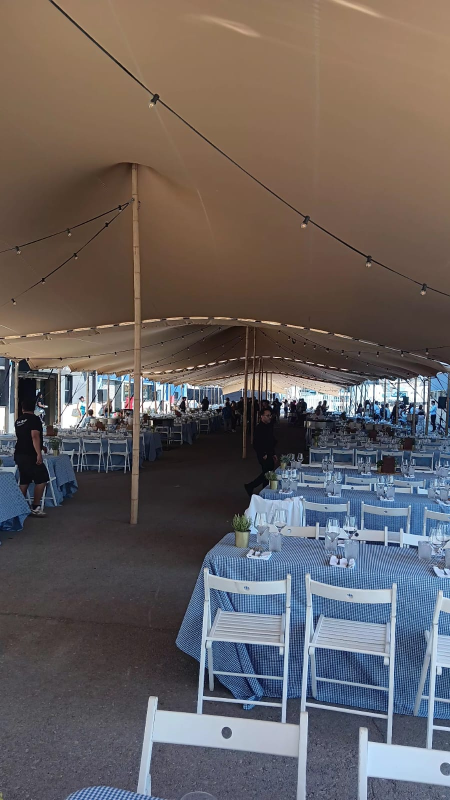
#> input picture assets/social/salerm-vmw-2026-05-25/source/image-02.jpeg, 900 x 1600 px (shown at 1/2 size)
$ python generate_salerm_reel_preview.py
#> lines starting #> are read from the running program, lines starting #| are printed output that depends on the picture
#!/usr/bin/env python3
from pathlib import Path
from PIL import Image, ImageDraw, ImageFont

ROOT = Path(__file__).resolve().parents[2]
SOURCE = ROOT / "assets/social/salerm-vmw-2026-05-25/source"
OUT = ROOT / "assets/social/salerm-vmw-2026-05-25"
GIF = OUT / "salerm-reel-v1.gif"
COVER = OUT / "salerm-reel-cover.png"

SIZE = (360, 640)
FPS = 6
TOTAL_SECONDS = 12
SEGMENTS = [
    {
        "image": "image-02.jpeg",
        "start": 0,
        "duration": 4,
        "kicker": "SALERM VMW COSMETICS",
        "title": "Cada evento empieza\nmucho antes de que\nllegue la gente",
        "subtitle": "Producción de evento cuidada\ndesde el montaje.",
    },
    {
        "image": "image-03.jpeg",
        "start": 4,
        "duration": 4,
        "kicker": "PRODUCCIÓN · COORDINACIÓN · EJECUCIÓN",
        "title": "Todo tiene que\nencajar antes de que\nempiece el evento",
        "subtitle": "Espacio, servicio y ritmo visual\nen una misma ejecución.",
    },
    {
        "image": "image-01.jpeg",
        "start": 8,
        "duration": 4,
        "kicker": "EVENTO CORPORATIVO",
        "title": "Así fue el evento de\nSALERM VMW\nCOSMETICS",
        "subtitle": "Un montaje pensado para que la\nexperiencia fluya de principio a final.",
    },
]


def load_font(candidates, size):
#> called with size = 42
    for path in candidates:
        try:
            return ImageFont.truetype(path, size=size)
        except Exception:
            continue
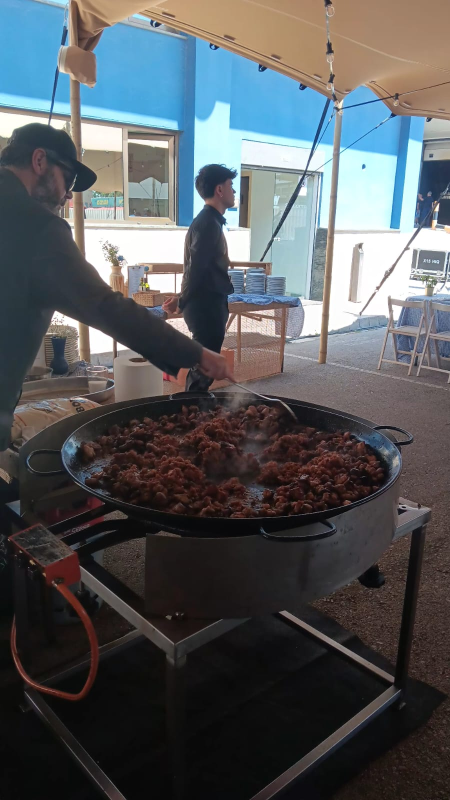
#> input picture assets/social/salerm-vmw-2026-05-25/source/image-03.jpeg, 900 x 1600 px (shown at 1/2 size)
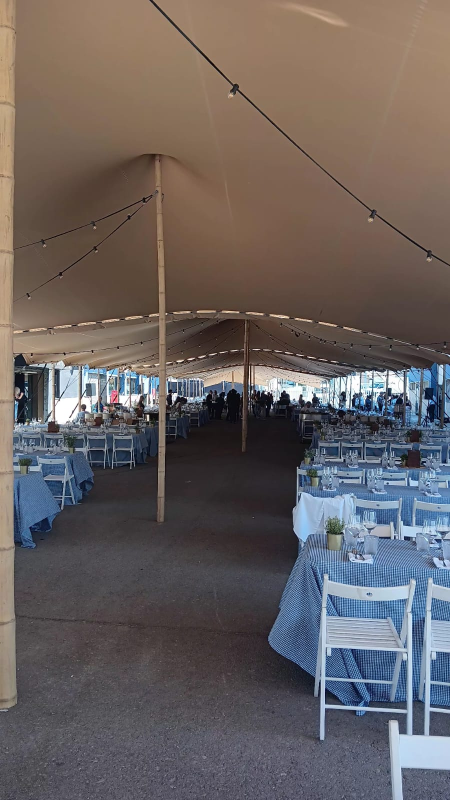
#> input picture assets/social/salerm-vmw-2026-05-25/source/image-01.jpeg, 900 x 1600 px (shown at 1/2 size)
#> in main, `images = {seg["image"]: Image.open(SOURCE / seg["image"]) for seg in S..`: images = 3 items
    return ImageFont.load_default()


FONT_BOLD = load_font(
    [
        "/System/Library/Fonts/Supplemental/Arial Bold.ttf",
        "/Library/Fonts/Arial Bold.ttf",
    ],
    42,
)
FONT_MED = load_font(
    [
        "/System/Library/Fonts/Supplemental/Arial.ttf",
        "/Library/Fonts/Arial.ttf",
    ],
    22,
)
FONT_SMALL = load_font(
    [
        "/System/Library/Fonts/Supplemental/Arial Bold.ttf",
        "/Library/Fonts/Arial Bold.ttf",
    ],
    18,
)


def find_segment(t):
#> called with t = 0
    for seg in SEGMENTS:
        if seg["start"] <= t < seg["start"] + seg["duration"]:
            return seg
#> in render_frame, source is the input picture: PIL image 900x1600 RGB; mean R, G, B 102.9, 95.8, 95.1
    return SEGMENTS[-1]


def fit_cover(image: Image.Image, scale: float, offset_x: float, offset_y: float) -> Image.Image:
#> called with scale = 1.03, offset_x = -9, offset_y = 7
    image = image.convert("RGB")
    iw, ih = image.size
#> iw = 900; ih = 1600
    cw, ch = SIZE
    image_ratio = iw / ih
#> image_ratio = 0.562
    canvas_ratio = cw / ch
    if image_ratio > canvas_ratio:
        nh = ch
        nw = int(nh * image_ratio)
    else:
        nw = cw
        nh = int(nw / image_ratio)
#> nh = 640
    image = image.resize((nw, nh), Image.Resampling.LANCZOS)
    nw = int(nw * scale)
    nh = int(nh * scale)
#> nh = 659
    image = image.resize((nw, nh), Image.Resampling.LANCZOS)
#> image: PIL image 370x659 RGB
    x = (cw - nw) // 2 + int(offset_x)
    y = (ch - nh) // 2 + int(offset_y)
#> y = -3
    canvas = Image.new("RGB", SIZE, "black")
#> canvas: PIL image 360x640 RGB; every value is 0
    canvas.paste(image, (x, y))
    return canvas


def overlay_gradient(image: Image.Image) -> Image.Image:
    grad = Image.new("L", SIZE, 0)
#> grad: PIL image 360x640 L; every value is 0
    draw = ImageDraw.Draw(grad)
    for y in range(SIZE[1]):
        if y < SIZE[1] * 0.35:
            alpha = 10
        else:
            alpha = int(10 + ((y - SIZE[1] * 0.35) / (SIZE[1] * 0.65)) * 180)
        draw.line((0, y, SIZE[0], y), fill=max(0, min(255, alpha)))
    image = image.convert("RGBA")
#> image: PIL image 360x640 RGBA
    overlay = Image.new("RGBA", SIZE, (0, 0, 0, 0))
#> overlay: PIL image 360x640 RGBA; every value is 0
    overlay.putalpha(grad)
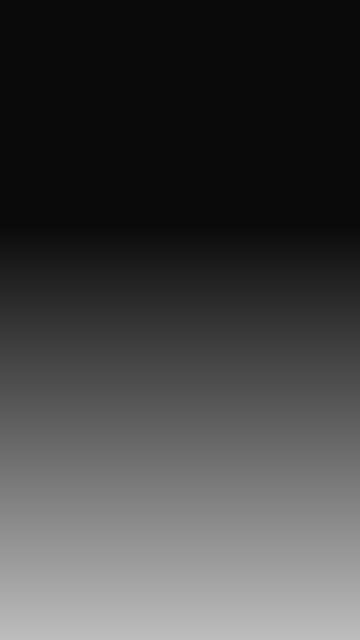
#> grad: PIL image 360x640 L; min 10, max 189, mean 68
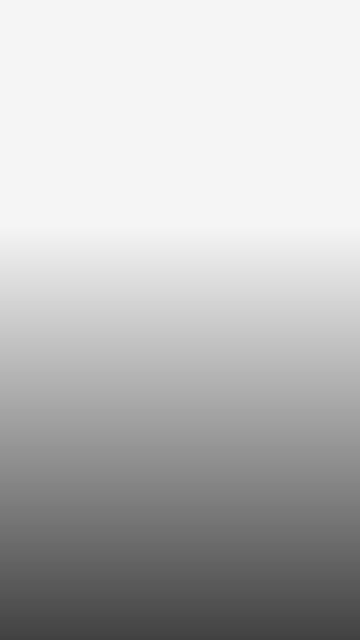
#> overlay: PIL image 360x640 RGBA; mean R, G, B, A 0, 0, 0, 68; transparent parts drawn white
    return Image.alpha_composite(image, overlay)


def text_alpha(local_t, duration):
    fade = min(0.45, duration * 0.18)
    if local_t < fade:
        return max(0, min(1, local_t / fade))
    if local_t > duration - fade:
        return max(0, min(1, (duration - local_t) / fade))
    return 1


def render_frame(frame_idx, images):
    t = frame_idx / FPS
    seg = find_segment(t)
    local_t = t - seg["start"]
    progress = local_t / seg["duration"]
    alpha = text_alpha(local_t, seg["duration"])
    source = images[seg["image"]]
    scale = 1.03 + 0.05 * progress
    offset_x = (progress - 0.5) * 18
    offset_y = (0.5 - progress) * 14
    frame = fit_cover(source, scale, offset_x, offset_y)
    frame = overlay_gradient(frame)
    draw = ImageDraw.Draw(frame)
    gold = (245, 214, 106, int(255 * alpha))
    white = (255, 255, 255, int(255 * alpha))
    muted = (233, 236, 241, int(240 * alpha))
    draw.text((36, 710), seg["kicker"], font=FONT_SMALL, fill=gold)
    draw.multiline_text((36, 760), seg["title"], font=FONT_BOLD, fill=white, spacing=4)
    draw.multiline_text((36, 895), seg["subtitle"], font=FONT_MED, fill=muted, spacing=4)
    return frame.convert("P", palette=Image.Palette.ADAPTIVE)
#> returned value: PIL image 360x640 P


def main():
    OUT.mkdir(parents=True, exist_ok=True)
    images = {seg["image"]: Image.open(SOURCE / seg["image"]) for seg in SEGMENTS}
    total_frames = TOTAL_SECONDS * FPS
    frames = [render_frame(i, images) for i in range(total_frames)]
#> in overlay_gradient (call 7), `return Image.alpha_composite(image, overlay)`:
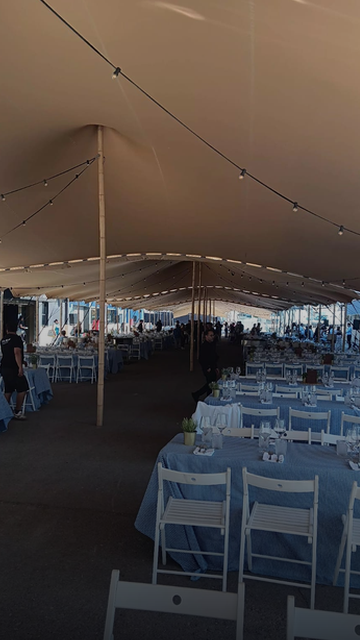
#> returned value: PIL image 360x640 RGBA; mean R, G, B, A 77.6, 68.9, 64.6, 255
#> in fit_cover (call 8), `nw = int(nw * scale)`: nw = 376
#> in fit_cover (call 8), `nh = int(nh * scale)`: nh = 668
#> in fit_cover (call 8), `x = (cw - nw) // 2 + int(offset_x)`: x = -11
#> in fit_cover (call 8), `y = (ch - nh) // 2 + int(offset_y)`: y = -12
#> in fit_cover (call 8), `canvas.paste(image, (x, y))`:
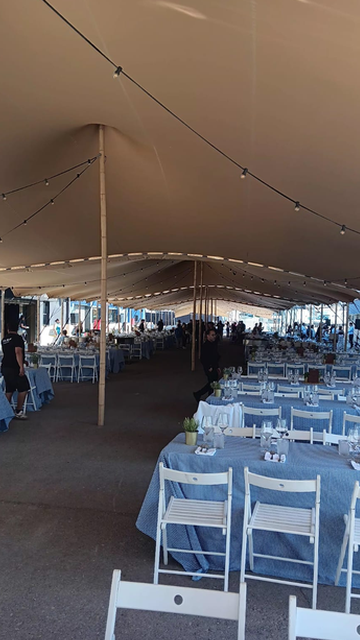
#> canvas: PIL image 360x640 RGB; mean R, G, B 102.1, 95.1, 94.3
#> in overlay_gradient (call 8), `return Image.alpha_composite(image, overlay)`:
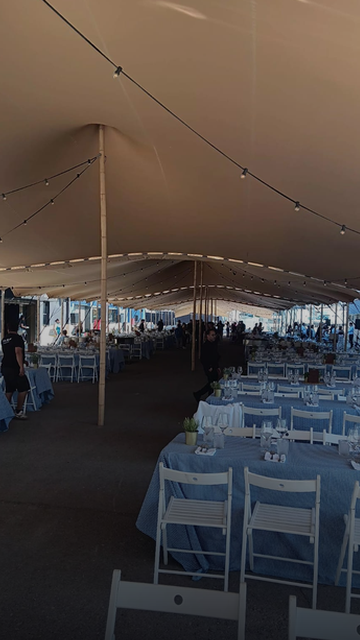
#> returned value: PIL image 360x640 RGBA; mean R, G, B, A 77.5, 68.8, 64.5, 255
#> frames = 72 items
    frames[0].save(
        GIF,
        save_all=True,
        append_images=frames[1:],
        duration=int(1000 / FPS),
        loop=0,
        optimize=False,
        disposal=2,
    )
    cover = render_frame(int(10.5 * FPS), images).convert("RGBA")
    cover.save(COVER)
    print(GIF)
    print(COVER)


if __name__ == "__main__":
    main()
